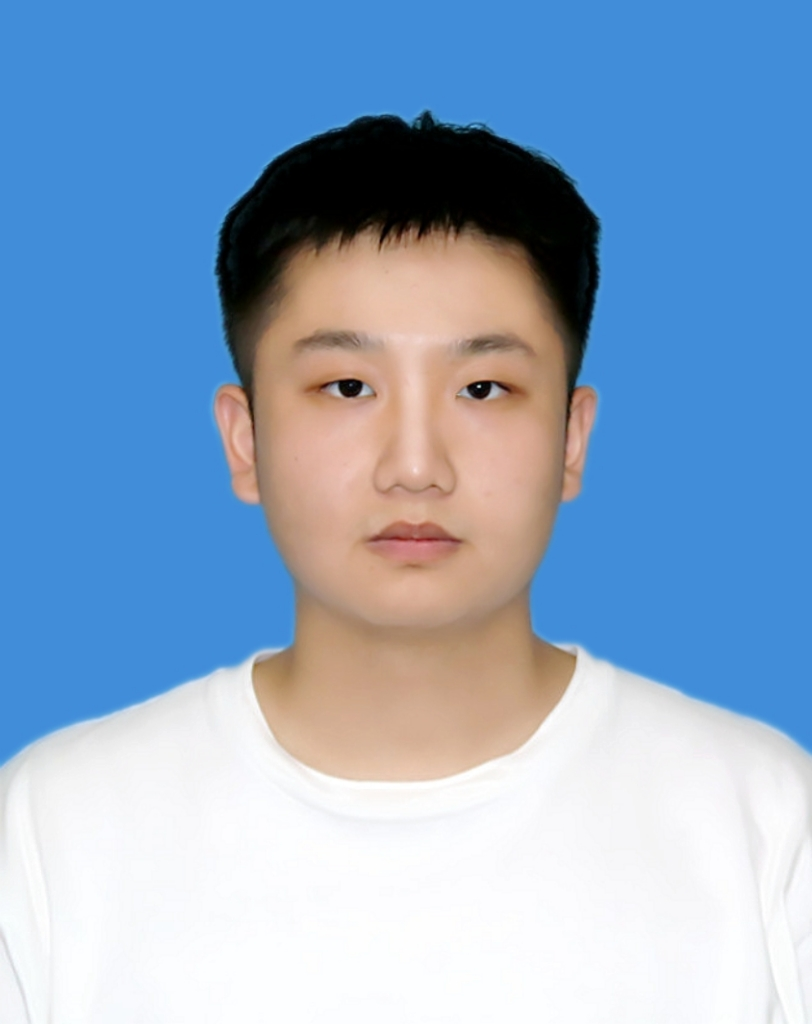
#> input picture changecolor/ttt.jpg, 812 x 1024 px
$ python -i hongdi.py   (imports and definitions only)
#> lines starting #> are read from the running program, lines starting #| are printed output that depends on the picture; after the words box and inside, x2 and y2 are one past the last pixel; in counts of white or black regions, pixels touching at a corner belong together
import cv2
import numpy as np
import tkinter as tk
from tkinter import filedialog
from tkinter import font

def replace_background():
    # 弹出文件对话框，选择图片文件
    file_path = filedialog.askopenfilename()
#> the answer given: ttt.jpg

    if not file_path:
        print("未选择文件，程序退出")
        return

    # 读取照片
    img = cv2.imread(file_path)
#> img is the input picture: shape (1024, 812, 3); mean B, G, R 198.3, 167.6, 139.8

    # 图像缩放——可选
    # img = cv2.resize(img, None, fx=0.5, fy=0.5)

    # 打印图片的信息————分辨率、图片通道
    rows, cols, channels = img.shape
#> rows = 1024; cols = 812; channels = 3
    print(("图片分辨是：%s*%s  此图片是%s通道") % (rows, cols, channels))
#| 图片分辨是：1024*812  此图片是3通道
    cv2.imshow('img', img)

    # 图片转换为灰度图
    hsv = cv2.cvtColor(img, cv2.COLOR_BGR2HSV)
#> hsv: shape (1024, 812, 3); mean H, S, V 80.2, 105.6, 210.7
    cv2.imshow('hsv', hsv)

    # 图片的二值化处理
    lower_blue = np.array([85, 70, 70])  # [85,70,70]
    upper_blue = np.array([110, 255, 255])
    mask = cv2.inRange(hsv, lower_blue, upper_blue)
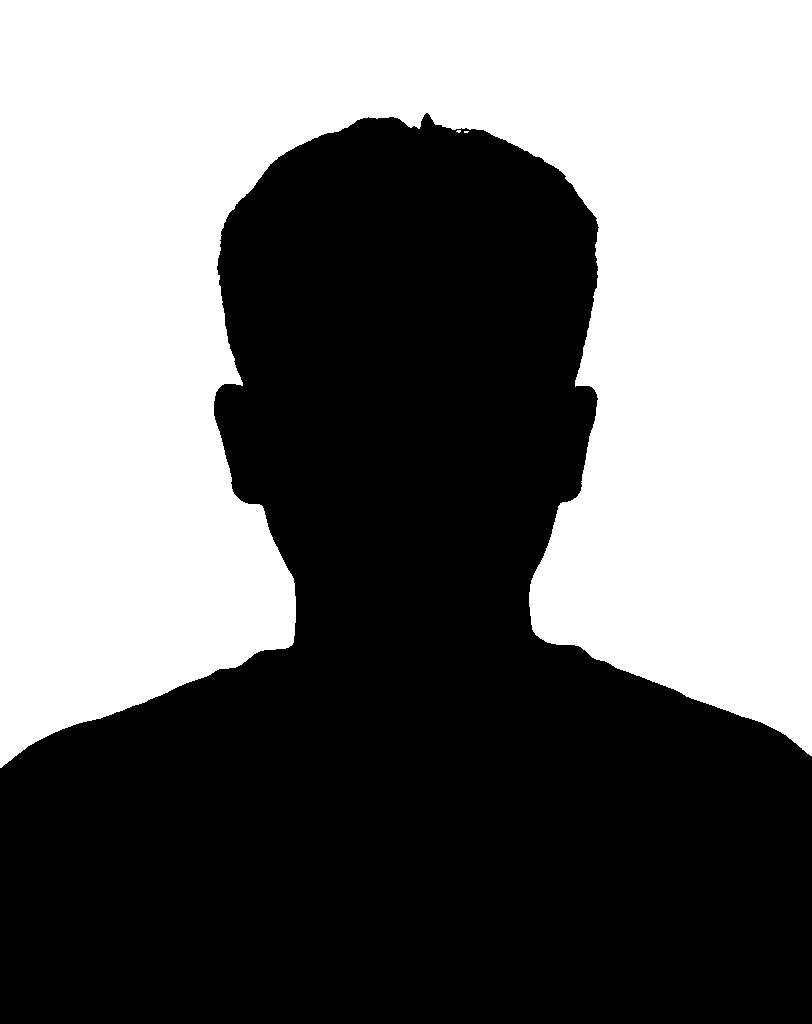
#> mask: shape (1024, 812); 46.5% white; 3 white regions (2 under 20 px), largest, box (x1, y1, x2, y2) and area: (0, 0, 812, 768) 386306

    # 先膨胀，再腐蚀
    dilate = cv2.dilate(mask, None, iterations=1)
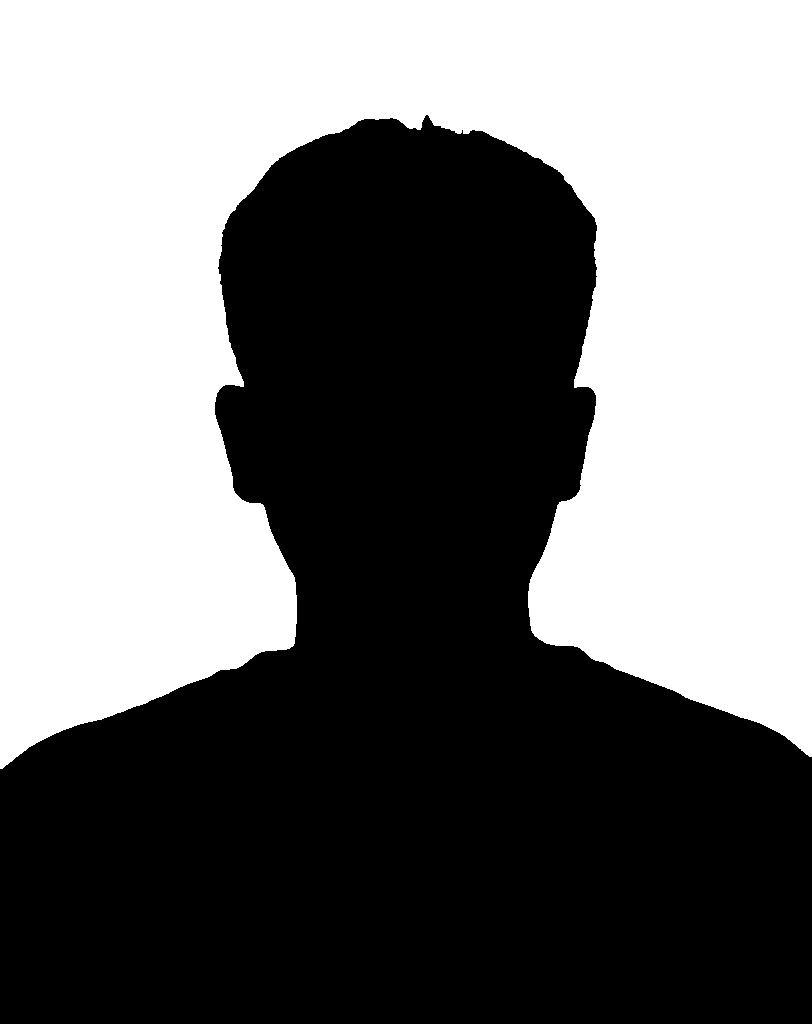
#> dilate: shape (1024, 812); 46.8% white; 1 white region, box (x1, y1, x2, y2) and area: (0, 0, 812, 769) 388940
    cv2.imshow('dilate', dilate)

    erode = cv2.erode(dilate, None, iterations=1)
#> erode: shape (1024, 812); 46.5% white; 1 white region, box (x1, y1, x2, y2) and area: (0, 0, 812, 768) 386362
    cv2.imshow('erode', erode)

    # 遍历替换
    for i in range(rows):
        for j in range(cols):
            if erode[i, j] == 255:
                img[i, j] = (0, 0, 255)  # 红色底部--此处替换颜色，为BGR通道，不是RGB通道
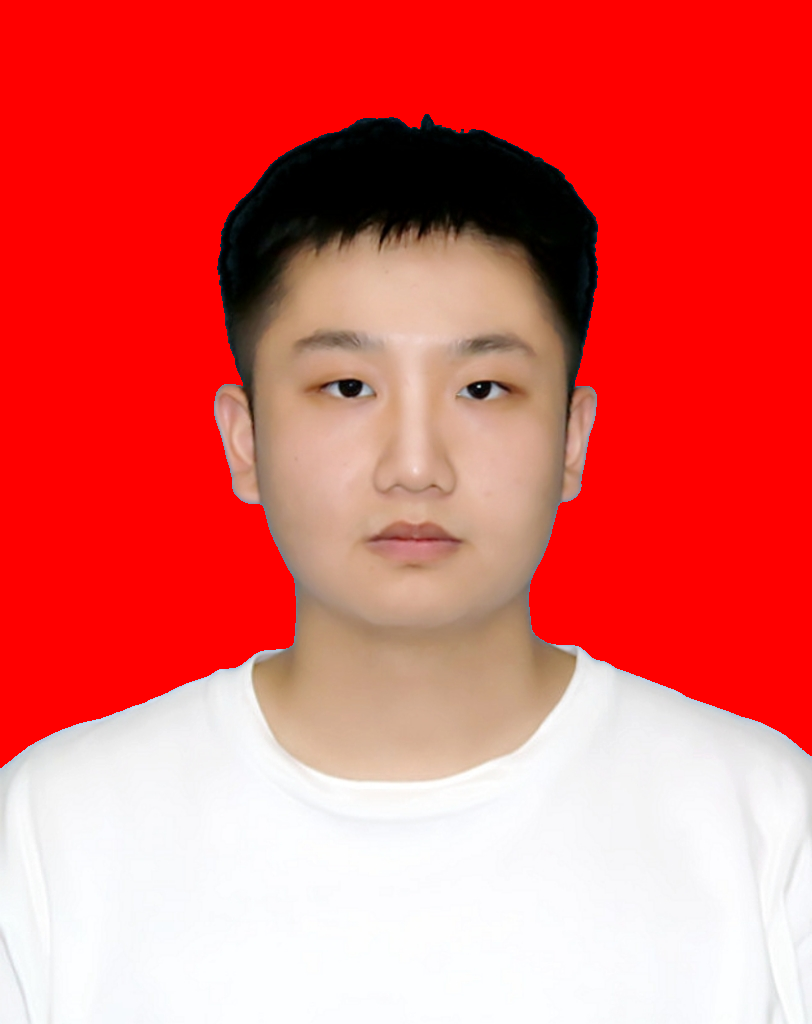
#> img: shape (1024, 812, 3); mean B, G, R 97.9, 102.2, 227.9
    cv2.imshow('res', img)

    # 保存图片 可以以png、jpg、bmp方式保存，默认是以.png保存
    output_path = 'output_picture_red.png'
    s = cv2.imwrite(output_path, img)
    if s > 0:
        print("图片底色替换为红色，并保存成功！！")

    # 其他格式保存图片：
    # s = cv2.imwrite('output_picture2.jpg', img)
    # s = cv2.imwrite('output_picture3.bmp', img)

    # 键盘上按下q键退出
    k = cv2.waitKey(0)
#> (key q is pressed here)
    if k == ord('q'):
        cv2.destroyAllWindows()

# 创建UI界面
# [5 lines not run here, left out]

# 创建 Frame 放置按钮
# [1 line that did not run here, left out]
# [2 lines not run here, left out]

# 定义按钮样式
btn_style = {'font': font.Font(family="Arial", size=16),
             'bg': 'red',
             'fg': 'white',
             'activebackground': 'darkred',
             'activeforeground': 'white'}

# 添加按钮
# [1 line that did not run here, left out]
# [1 line not run here, left out]

# 添加标签
# [1 line that did not run here, left out]
# [3 lines not run here, left out]

>>> result = replace_background()
